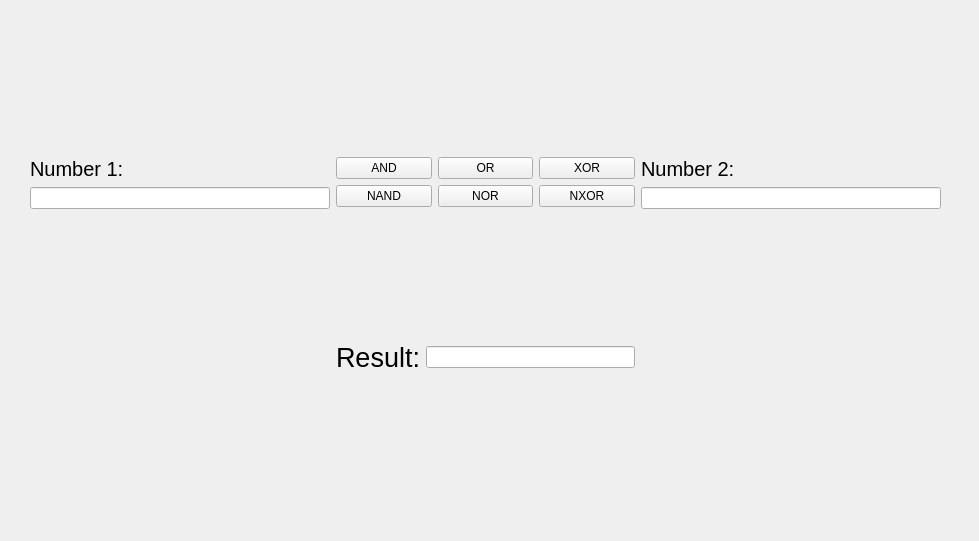
<?xml version="1.0" encoding="UTF-8"?>
<ui version="4.0">
 <class>Form</class>
 <widget class="QWidget" name="Form">
  <property name="geometry">
   <rect>
    <x>0</x>
    <y>0</y>
    <width>979</width>
    <height>541</height>
   </rect>
  </property>
  <property name="windowTitle">
   <string>Form</string>
  </property>
  <widget class="QWidget" name="gridLayoutWidget_2">
   <property name="geometry">
    <rect>
     <x>30</x>
     <y>30</y>
     <width>911</width>
     <height>471</height>
    </rect>
   </property>
   <layout class="QGridLayout" name="gridLayout_2">
    <item row="0" column="1">
     <layout class="QGridLayout" name="gridLayout">
      <item row="0" column="1">
       <widget class="QPushButton" name="pushButton_2">
        <property name="text">
         <string>OR</string>
        </property>
       </widget>
      </item>
      <item row="0" column="0">
       <widget class="QPushButton" name="pushButton">
        <property name="text">
         <string>AND</string>
        </property>
       </widget>
      </item>
      <item row="1" column="0">
       <widget class="QPushButton" name="pushButton_3">
        <property name="text">
         <string>NAND</string>
        </property>
       </widget>
      </item>
      <item row="1" column="1">
       <widget class="QPushButton" name="pushButton_4">
        <property name="text">
         <string>NOR</string>
        </property>
       </widget>
      </item>
      <item row="0" column="2">
       <widget class="QPushButton" name="pushButton_6">
        <property name="text">
         <string>XOR</string>
        </property>
       </widget>
      </item>
      <item row="1" column="2">
       <widget class="QPushButton" name="pushButton_5">
        <property name="text">
         <string>NXOR</string>
        </property>
       </widget>
      </item>
     </layout>
    </item>
    <item row="1" column="1">
     <layout class="QHBoxLayout" name="horizontalLayout">
      <item>
       <widget class="QLabel" name="label">
        <property name="font">
         <font>
          <pointsize>20</pointsize>
         </font>
        </property>
        <property name="text">
         <string>Result:</string>
        </property>
       </widget>
      </item>
      <item>
       <widget class="QLineEdit" name="lineEdit_3"/>
      </item>
     </layout>
    </item>
    <item row="0" column="0">
     <layout class="QVBoxLayout" name="verticalLayout">
      <item>
       <widget class="QLabel" name="label_2">
        <property name="font">
         <font>
          <pointsize>15</pointsize>
         </font>
        </property>
        <property name="text">
         <string>Number 1:</string>
        </property>
       </widget>
      </item>
      <item>
       <widget class="QLineEdit" name="lineEdit"/>
      </item>
     </layout>
    </item>
    <item row="0" column="2">
     <layout class="QVBoxLayout" name="verticalLayout_2">
      <item>
       <widget class="QLabel" name="label_3">
        <property name="font">
         <font>
          <pointsize>15</pointsize>
         </font>
        </property>
        <property name="text">
         <string>Number 2:</string>
        </property>
       </widget>
      </item>
      <item>
       <widget class="QLineEdit" name="lineEdit_2"/>
      </item>
     </layout>
    </item>
   </layout>
  </widget>
 </widget>
 <resources/>
 <connections/>
</ui>
